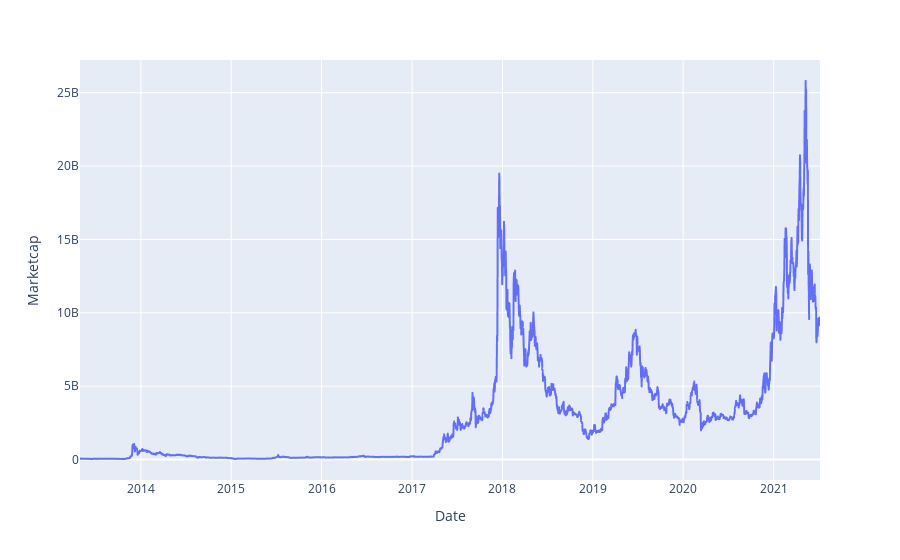

The notebook cell saved with this chart:
### Code cell
fig = px.line(data, x='Date', y="Marketcap")
fig.show();

### Figure 1 — Plotly figure (JSON) as saved in the notebook; plotly's stock layout.template omitted (floating-point values rounded to 4 significant figures; data arrays with more than 128 entries replaced by an {"elided": "..."} marker saying what was removed)
{"data": [{"hovertemplate": "Date=%{x}<br>Marketcap=%{y}<extra></extra>", "legendgroup": "", "line": {"color": "#636efa", "dash": "solid"}, "marker": {"symbol": "circle"}, "mode": "lines", "name": "", "showlegend": false, "x": {"elided": "2991 str values"}, "xaxis": "x", "y": {"elided": "2991 float values"}, "yaxis": "y", "type": "scattergl"}], "layout": {"xaxis": {"anchor": "y", "domain": [0, 1], "title": {"text": "Date"}}, "yaxis": {"anchor": "x", "domain": [0, 1], "title": {"text": "Marketcap"}}, "legend": {"tracegroupgap": 0}, "margin": {"t": 60}}}
